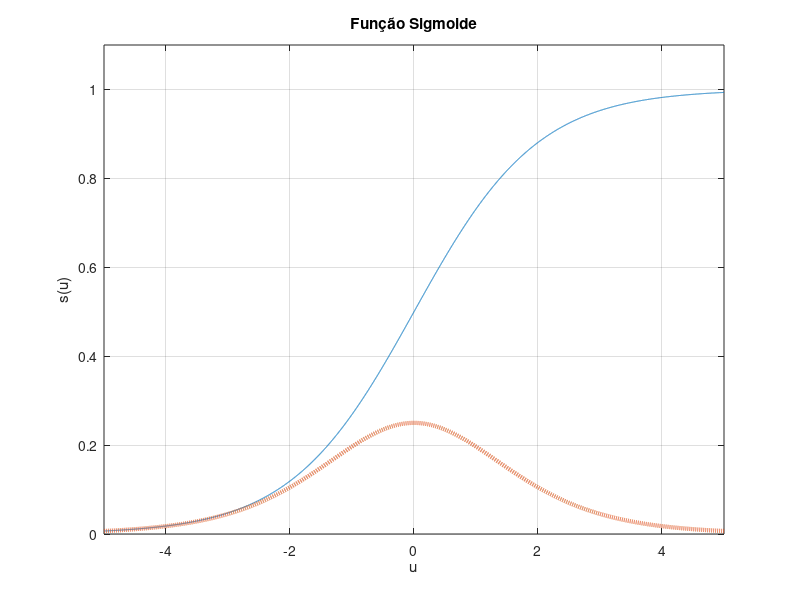

Reproduce this figure in MATLAB.
%plota sigmoid
A=10;
B=1;
C=0;
t=-5:0.001:5;
%y=1./(1+exp(-B.*(t-C));
y=1./(1+exp(-t));
dy=y.*(1-y);
%plot(t,y,'LineWidth',3);
%plot(t,dy,'LineWidth',3);
plot(t,y,t,dy,'--','LineWidth',3);
grid on
axis([-5 5 0 1.1]);
title ('Função Sigmoide')
xlabel ('u');
ylabel ('s(u)')